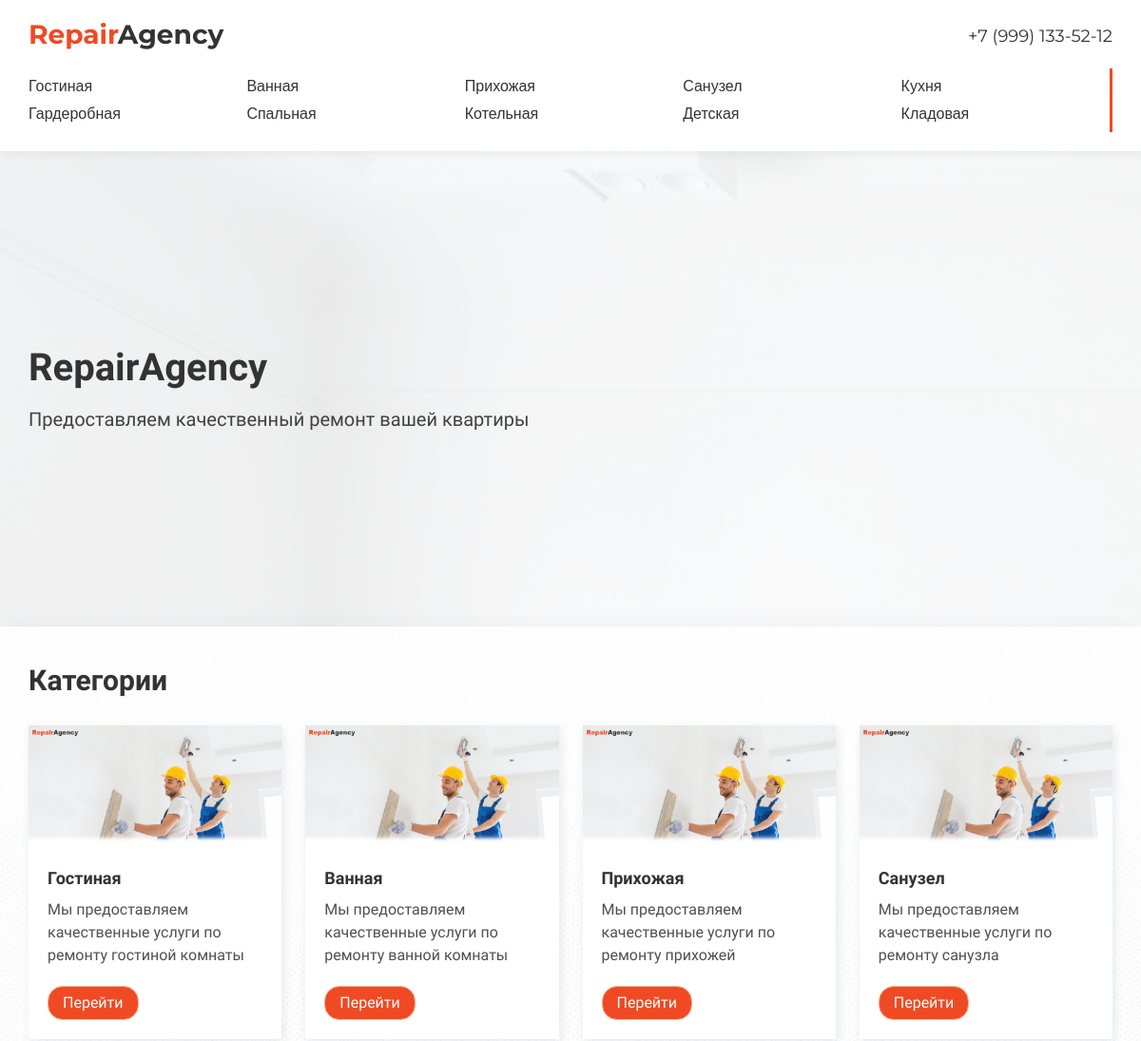
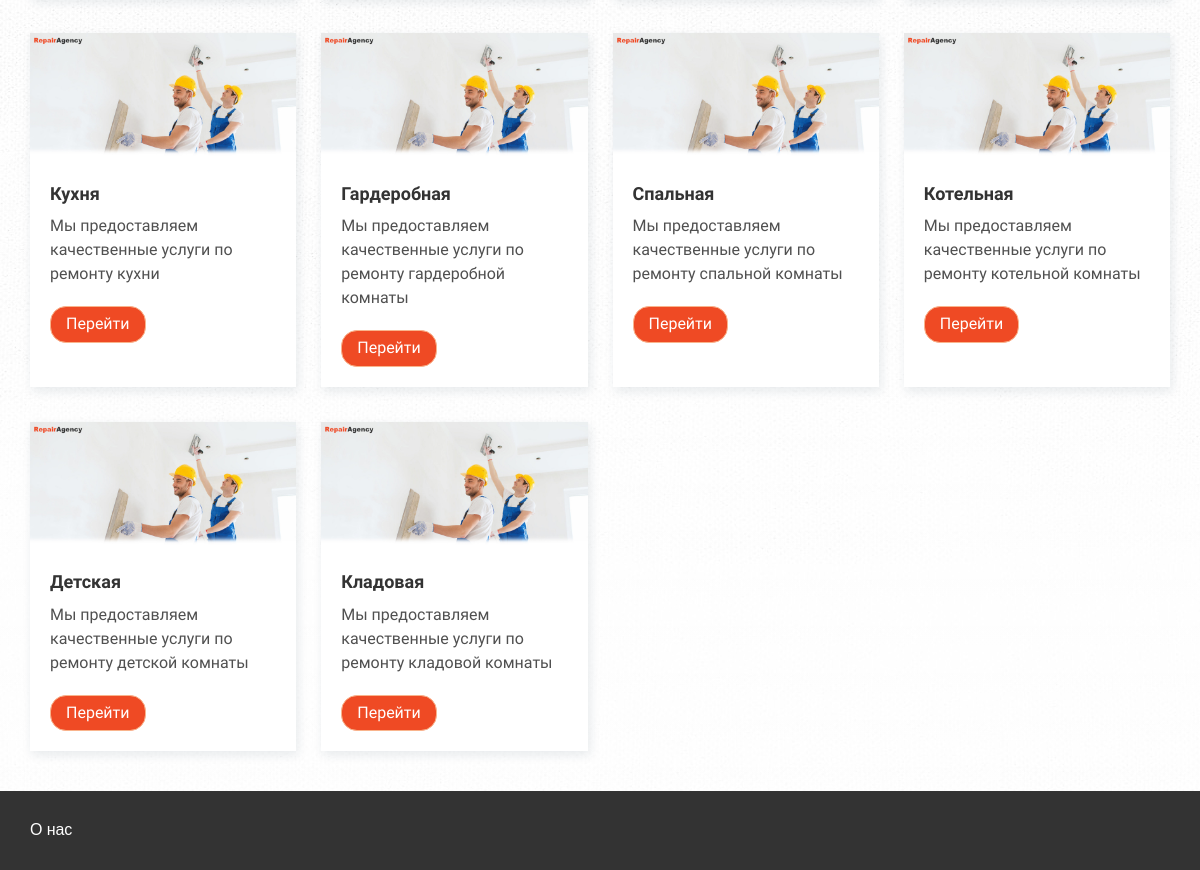
The page / on the database its author committed (2 pictures, top to bottom).
### repair/models.py (models this page shows, shortened)
class Category(models.Model):
    name = models.CharField(max_length=100, db_index=True, verbose_name="Название")
    slug = models.SlugField(max_length=255, unique=True, db_index=True, verbose_name="URL")
    descr = models.TextField(blank=True, verbose_name="Описание")
    img = models.ImageField(upload_to="photos/caregories", verbose_name="Фото")
    brigade = models.ForeignKey('Brigade', on_delete=models.PROTECT, verbose_name="Бригада")
    def get_absolute_url(self):
        return reverse('category', kwargs={'cat_slug': self.slug})
    class Meta:
        verbose_name = 'Категория'
        verbose_name_plural = 'Категории'
        ordering = ['id']

### repair/views.py (the view)
# urls.py: path('', index, name='home'),
def index(request):
    categories = Category.objects.all()
    return render(request, 'repair/index.html', {'categories': categories})

### repair/templates/repair/index.html
{% extends 'repair/base.html' %}
{% block promo_content %}
    <div class="promo__content">
        <h1 class="title">RepairAgency</h1>
        <p class="subtitle">Предоставляем качественный ремонт вашей квартиры</p>
    </div>
{% endblock %}
{% block categories_section %}
    <section class="categories">
        <div class="container categories__container">
            <h2 class="title--md">Категории</h2>
            <ul class="categories__list">
                {% for cat in categories %}
                <li class="card categories__list-item">
                        <img src="{{ cat.img.url }}" alt="категория" class="card__img card__categories__item-img">
                        <div class="card__content-wrapper">
                            <p class="card__title categories__item-title">{{ cat.name }}</p>
                            <p class="card__descr categories__item-descr">{{ cat.descr }}</p>
                            <a class="btn card__btn" href="{{ cat.get_absolute_url }}">Перейти</a>
                        </div>
                </li>
                {% endfor %}
            </ul>
        </div>
    </section>
{% endblock %}

### repair/templates/repair/base.html (shortened to what this page needs)
{% load static %}
<!DOCTYPE html>
<html lang="ru">
<head>
    <link rel="stylesheet" href="https://cdnjs.cloudflare.com/ajax/libs/normalize/8.0.1/normalize.min.css">
    <link type="text/css" href="{% static 'repair/css/main.css' %}" rel="stylesheet" />
</head>
<body>
    <header class="header">
        <div class="container header__container">
            <div class="header__top">
                <a href="{% url 'home' %}">
                    <div class="header__name">
                        <span>Repair</span>Agency
                    </div>
                </a>
                <a href="tel:+79991335212" class="header__number">
                    +7 (999) 133-52-12
                </a>
            </div>
            <div class="header__bottom">
                <nav class="header__nav">
                    <ul class="header__list">
                        {% for cat in categories %}
                            {% if cat.name == category_title %}
                            <li class="header__list-item">
                                <a class="header__list-link header__list-link--active" href="{{ cat.get_absolute_url }}">
                                    {{cat.name}}
                                </a>
                            </li>
                            {% else %}
                            <li class="header__list-item">
                                <a class="header__list-link" href="{{ cat.get_absolute_url }}">
                                    {{cat.name}}
                                </a>
                            </li>
                            {% endif %}
                        {% endfor %}
                    </ul>
                </nav>
            </div>
        </div>
    </header>
    <main>
        <section class="promo">
            <div class="promo__inner">
                <div class="container promo__container">
                    {% block promo_content %}
                    {% endblock %}
                </div>
            </div>
        </section>
        {% block categories_section %}
        {% endblock %}
    </main>
    <footer class="footer">
        <div class="container">
            <div class="footer__about">
                <a class="footer__link" href="{% url 'about' %}">
                    О нас
                </a>
            </div>
        </div>
    </footer>
</body>
</html>

### repair/static/repair/css/main.css (style rules this page uses)
* { margin: 0; padding: 0; }
h1, h2, h3 { margin: 0; }
a { text-decoration: none; }
ul { list-style-type: none; }
.container { margin: 0 auto; }
@media (min-width: 576px) { .container { max-width: 540px; } }
@media (min-width: 768px) { .container { max-width: 720px; } }
@media (min-width: 992px) { .container { max-width: 960px; } }
@media (min-width: 1200px) { .container { max-width: 1140px; } }
.btn { background: #ef4a24; color: white; border-radius: 16px; border: 1px solid rgb(249, 180, 140); padding: 8px 15px; display: inline-block; transition: 0.2s background; }
.title { font-size: 40px; }
.title--md { font-size: 30px; }
.subtitle { font-size: 20px; color: rgb(65, 65, 65); margin-top: 20px; width: 600px; }
.card { box-shadow: 2px 4px 10px 0px rgba(34, 60, 80, 0.1); background: white; }
.card__img { width: 100%; }
.card__content-wrapper { padding: 20px; }
.card__title { font-size: 18px; font-weight: 900; color: #333; }
.card__descr { margin-top: 10px; color: rgb(80, 80, 80); line-height: 1.5; }
.card__btn { margin-top: 20px; }
* { box-sizing: border-box; }
html { font-family: "Comfortaa"; color: #333; }
.header { padding: 20px 0; font-family: "Montserrat", sans-serif; box-shadow: 4px 4px 8px 0px rgba(34, 60, 80, 0.05); position: relative; z-index: 9; }
.header__top { display: flex; flex-direction: row; justify-content: space-between; align-items: center; }
.header__name { font-size: 28px; font-weight: 700; color: #333; }
.header__name span { color: #ef4a24; }
.header__number { font-size: 18px; transform: translateY(2px); color: #333; }
.header__bottom { margin-top: 20px; border-right: 3px solid #ef4a24; }
.header__list { padding: 10px 0; display: grid; grid-template-columns: repeat(5, 1fr); gap: 10px; }
.header__list-item { font-size: 16px; }
.header__list-link { color: #333; transition: 0.2s; }
.promo__inner { height: 500px; padding: 100px 0; background: linear-gradient(rgba(255, 255, 255, 0.8), rgba(255, 255, 255, 0.8)), url("./../images/bg.webp"); background-repeat: no-repeat; background-size: cover; background-attachment: fixed; }
.promo__container { height: 100%; display: flex; flex-direction: column; justify-content: center; align-items: flex-start; justify-self: flex-start; align-self: flex-start; }
.categories { box-shadow: 0px -5px 20px -5px rgba(34, 60, 80, 0.05); padding: 40px 0 40px 0; background: linear-gradient(rgba(255, 255, 255, 0.73), rgba(255, 255, 255, 0.83)), url("./../images/bg1.jpg"); }
.categories__list { margin-top: 30px; display: grid; column-gap: 25px; row-gap: 35px; grid-template-columns: repeat(4, 1fr); }
.footer { background: #333; padding: 30px 0; font-family: "Montserrat", sans-serif; }
.footer__link { color: white; transition: 0.2s color; }

### rows shown on the page
Category: name "Гостиная", img (picture), descr "Мы предоставляем качественные услуги по ремонту гостиной комнаты"
Category: name "Ванная", img (picture), descr "Мы предоставляем качественные услуги по ремонту ванной комнаты"
Category: name "Прихожая", img (picture), descr "Мы предоставляем качественные услуги по ремонту прихожей"
Category: name "Санузел", img (picture), descr "Мы предоставляем качественные услуги по ремонту санузла"
Category: name "Кухня", img (picture), descr "Мы предоставляем качественные услуги по ремонту кухни"
Category: name "Гардеробная", img (picture), descr "Мы предоставляем качественные услуги по ремонту гардеробной комнаты"
Category: name "Спальная", img (picture), descr "Мы предоставляем качественные услуги по ремонту спальной комнаты"
Category: name "Котельная", img (picture), descr "Мы предоставляем качественные услуги по ремонту котельной комнаты"
Category: name "Детская", img (picture), descr "Мы предоставляем качественные услуги по ремонту детской комнаты"
Category: name "Кладовая", img (picture), descr "Мы предоставляем качественные услуги по ремонту кладовой комнаты"
